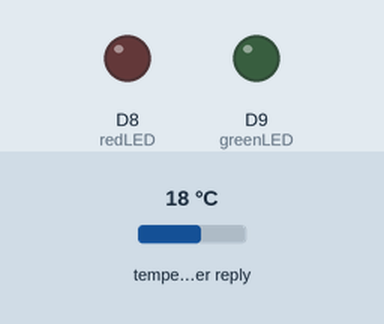
A sketch run on a simulated Arduino Uno R4 WiFi. Parts: output pins drawn as LEDs (lit = HIGH). The test bench sets the inputs (shaded band); at power-on: temperature in the weather reply 18 °C. WiFi joins after 1.5 s; servers stay silent unless stated; web services answer with replies made up by the test bench; what the sketch prints to the serial monitor is not drawn.

Above: at 0.1 s.
At 2.8 s:
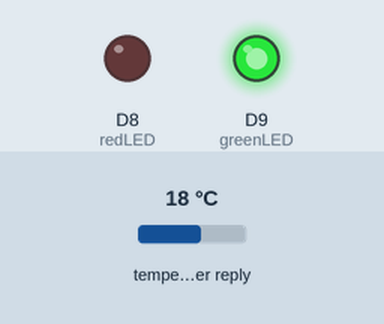
Timing chart, 0 to 4.3 s (numbered marks = the images above):
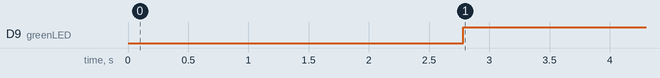

Measured:
- by itself, D9 (greenLED): LOW → HIGH at 2.8 s

The sketch:

WeatherLED.ino
```cpp
#include <WiFiS3.h>
#include <Arduino_JSON.h>

// Wi-Fi-uppgifter
const char* ssid = "H.F";
const char* password = "stockholM";
const String apiKey = "5d6726eb0c6eb4691f015d7ed6260147"; // Api nyckel
const String city = "Borlänge";
const String country = "SE";
const char* server = "api.openweathermap.org";

// Konfiguration av LED-pinnar
const int redLED = 8;    // Röd LED
const int greenLED = 9;  // Grön LED

void setup() {
  Serial.begin(115200);
  pinMode(redLED, OUTPUT);
  pinMode(greenLED, OUTPUT);

  Serial.print("Ansluter till Wi-Fi");
  WiFi.begin(ssid, password);
  while (WiFi.status() != WL_CONNECTED) {
    delay(500);
    Serial.print(".");
  }
  Serial.println("\nWi-Fi anslutet!");
}

void loop() {
  if (WiFi.status() == WL_CONNECTED) {
    WiFiClient client;
    if (client.connect(server, 80)) {
      String url = "/data/2.5/weather?q=" + city + "," + country + "&appid=" + apiKey;
      Serial.println("Begär: " + url);

      client.println("GET " + url + " HTTP/1.1");
      client.println("Host: api.openweathermap.org");
      client.println("Connection: close");
      client.println();

      while (client.available() == 0) {
        delay(100);
      }

      String response = "";
      while (client.available()) {
        response += client.readString();
      }

      int jsonStart = response.indexOf("\r\n\r\n") + 4;
      String jsonData = response.substring(jsonStart);

      Serial.println("API-svar:");
      Serial.println(jsonData);

      JSONVar data = JSON.parse(jsonData);
      if (JSON.typeof(data) == "undefined") {
        Serial.println("JSON-parsning misslyckades!");
        return;
      }

      String weather = (const char*)data["weather"][0]["main"];
      Serial.println("Väder: " + weather);

      if (weather == "Clear" || weather == "Clouds") {
        digitalWrite(greenLED, HIGH);
        digitalWrite(redLED, LOW);
      } else {
        digitalWrite(redLED, HIGH);
        digitalWrite(greenLED, LOW);
      }
    } else {
      Serial.println("Kunde inte ansluta till servern.");
    }
    client.stop();
  } else {
    Serial.println("Wi-Fi är inte anslutet!");
  }
  delay(60000);
}
```
